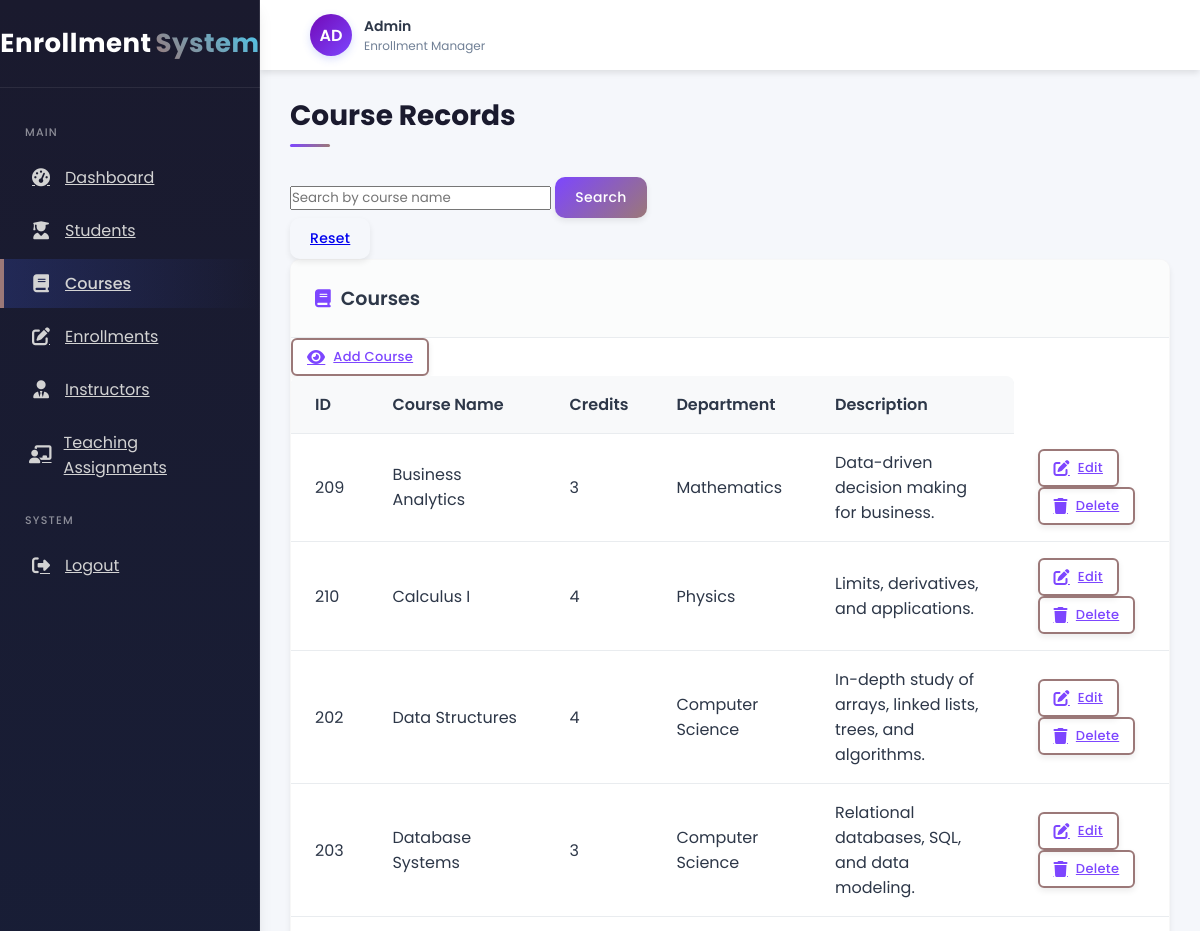
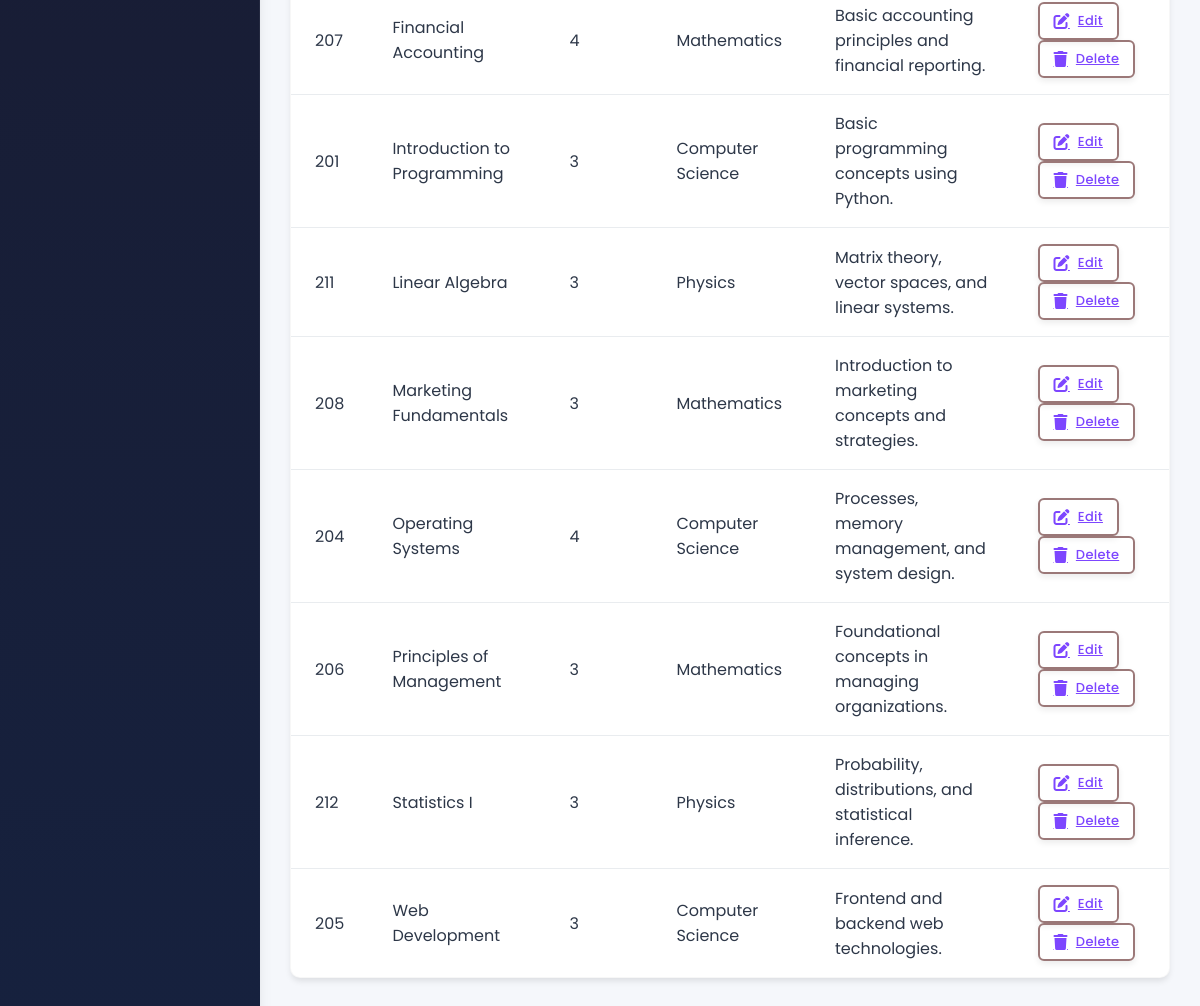
The page /course.php on the database its author committed (2 pictures, top to bottom).
### tables this page shows
CREATE TABLE `tbl_course` (
  `course_id` int(10) NOT NULL,
  `course_name` varchar(50) NOT NULL,
  `credits` int(5) NOT NULL,
  `department_id` int(10) DEFAULT NULL,
  `course_description` text NOT NULL
);

CREATE TABLE `tbl_department` (
  `department_id` int(10) NOT NULL,
  `department_name` varchar(50) NOT NULL,
  `dean` varchar(50) NOT NULL
);

### course.php (the view, shortened to what this page needs)
<?php
include("db.php");
$search = isset($_GET['search']) ? mysqli_real_escape_string($con, $_GET['search']) : '';
$query = "
    SELECT
        c.course_id,
        c.course_name,
        c.credits,
        c.course_description,
        d.department_name
    FROM tbl_course c
    LEFT JOIN tbl_department d ON c.department_id = d.department_id
    WHERE c.course_name LIKE '%$search%'
    ORDER BY c.course_name ASC
";
$result = mysqli_query($con, $query);
?>
<!DOCTYPE html>
<html lang="en">
<head>
  <link rel="stylesheet" href="dashboard.css" />
  <link rel="stylesheet" href="https://cdnjs.cloudflare.com/ajax/libs/font-awesome/6.4.2/css/all.min.css" />
</head>
<body>
<div class="container">
<div class="sidebar">
  <div class="logo">
    <h1>Enrollment<span>System</span></h1>
  </div>
  <div class="nav-menu">
    <div class="menu-heading">Main</div>
    <a href="dad.php" class="nav-item"><i class="fas fa-tachometer-alt"></i> Dashboard</a>
    <a href="students.php" class="nav-item"><i class="fas fa-user-graduate"></i> Students</a>
    <a href="course.php" class="nav-item active"><i class="fas fa-book"></i> Courses</a>
    <a href="enrollment.php" class="nav-item"><i class="fas fa-edit"></i> Enrollments</a>
     <a href="instructor.php" class="nav-item "><i class="fas fa-user-tie"></i> Instructors</a>
    <a href="teachingAssignment.php" class="nav-item "><i class="fas fa-chalkboard-teacher"></i> Teaching Assignments</a>
    <div class="menu-heading">System</div>
    <a href="login.php" class="nav-item"><i class="fas fa-sign-out-alt"></i> Logout</a>
  </div>
</div>
<div class="header">
  <div class="header-actions">
    <div class="user-profile">
      <div class="profile-img">AD</div>
      <div class="user-info">
        <div class="user-name">Admin</div>
        <div class="user-role">Enrollment Manager</div>
      </div>
    </div>
  </div>
</div>
<div class="main-content">
  <div class="page-title">
    <div class="title">Course Records</div>
  </div>
  <form method="get" class="mb-3" style="max-width: 400px;">
    <div class="input-group">
      <input type="text" name="search" class="form-control" placeholder="Search by course name" value="<?php echo htmlspecialchars($search); ?>">
      <button type="submit" class="btn btn-primary">Search</button>
 <a href="courses.php" class="btn btn-secondary">Reset </a>
    </div>
  </form>
  <div class="table-card">
    <div class="card-title">
      <h3><i class="fas fa-book"></i> Courses</h3>
    </div>
    <a href="course_add.php" class="btn btn-outline btn-sm"><i class="fas fa-eye"></i> Add Course</a>
    <table class="data-table">
      <thead>
        <tr>
          <th>ID</th>
          <th>Course Name</th>
          <th>Credits</th>
          <th>Department</th>
          <th>Description</th>
        </tr>
      </thead>
      <tbody>
      <?php if (mysqli_num_rows($result) > 0): ?>
        <?php while($row = mysqli_fetch_assoc($result)): ?>
          <tr>
            <td><?php echo $row['course_id']; ?></td>
            <td><?php echo $row['course_name']; ?></td>
            <td><?php echo $row['credits']; ?></td>
            <td><?php echo $row['department_name'] ?? 'N/A'; ?></td>
            <td><?php echo $row['course_description'] ?? 'None'; ?></td>
                   <td>
  <a href="course_edit.php?id= <?php echo $row['course_id']; ?>" class="btn btn-outline btn-sm">
    <i class="fas fa-edit"></i> Edit
  </a>
  <a href="course_delete.php?id=<?php echo $row['course_id']; ?>"
     class="btn btn-outline btn-sm"
     onclick="return confirm('Are you sure you want to delete this student?');">
    <i class="fas fa-trash"></i> Delete
  </a>
 </tr>
        <?php endwhile; ?>
      <?php else: ?>
        <tr>
          <td colspan="5" class="text-center">No courses found.</td>
        </tr>
      <?php endif; ?>
      </tbody>
    </table>
  </div>
</div>
</div>
</body>
</html>

### rows shown on the page
tbl_course: course_id "209", course_name "Business Analytics", credits "3", department.department_name "Mathematics", course_description "Data-driven decision making for business."
tbl_course: course_id "210", course_name "Calculus I", credits "4", department.department_name "Physics", course_description "Limits, derivatives, and applications."
tbl_course: course_id "202", course_name "Data Structures", credits "4", department.department_name "Computer Science", course_description "In-depth study of arrays, linked lists, trees, and algorithms."
tbl_course: course_id "203", course_name "Database Systems", credits "3", department.department_name "Computer Science", course_description "Relational databases, SQL, and data modeling."
tbl_course: course_id "207", course_name "Financial Accounting", credits "4", department.department_name "Mathematics", course_description "Basic accounting principles and financial reporting."
tbl_course: course_id "201", course_name "Introduction to Programming", credits "3", department.department_name "Computer Science", course_description "Basic programming concepts using Python."
tbl_course: course_id "211", course_name "Linear Algebra", credits "3", department.department_name "Physics", course_description "Matrix theory, vector spaces, and linear systems."
tbl_course: course_id "208", course_name "Marketing Fundamentals", credits "3", department.department_name "Mathematics", course_description "Introduction to marketing concepts and strategies."
tbl_course: course_id "204", course_name "Operating Systems", credits "4", department.department_name "Computer Science", course_description "Processes, memory management, and system design."
tbl_course: course_id "206", course_name "Principles of Management", credits "3", department.department_name "Mathematics", course_description "Foundational concepts in managing organizations."
tbl_course: course_id "212", course_name "Statistics I", credits "3", department.department_name "Physics", course_description "Probability, distributions, and statistical inference."
tbl_course: course_id "205", course_name "Web Development", credits "3", department.department_name "Computer Science", course_description "Frontend and backend web technologies."
